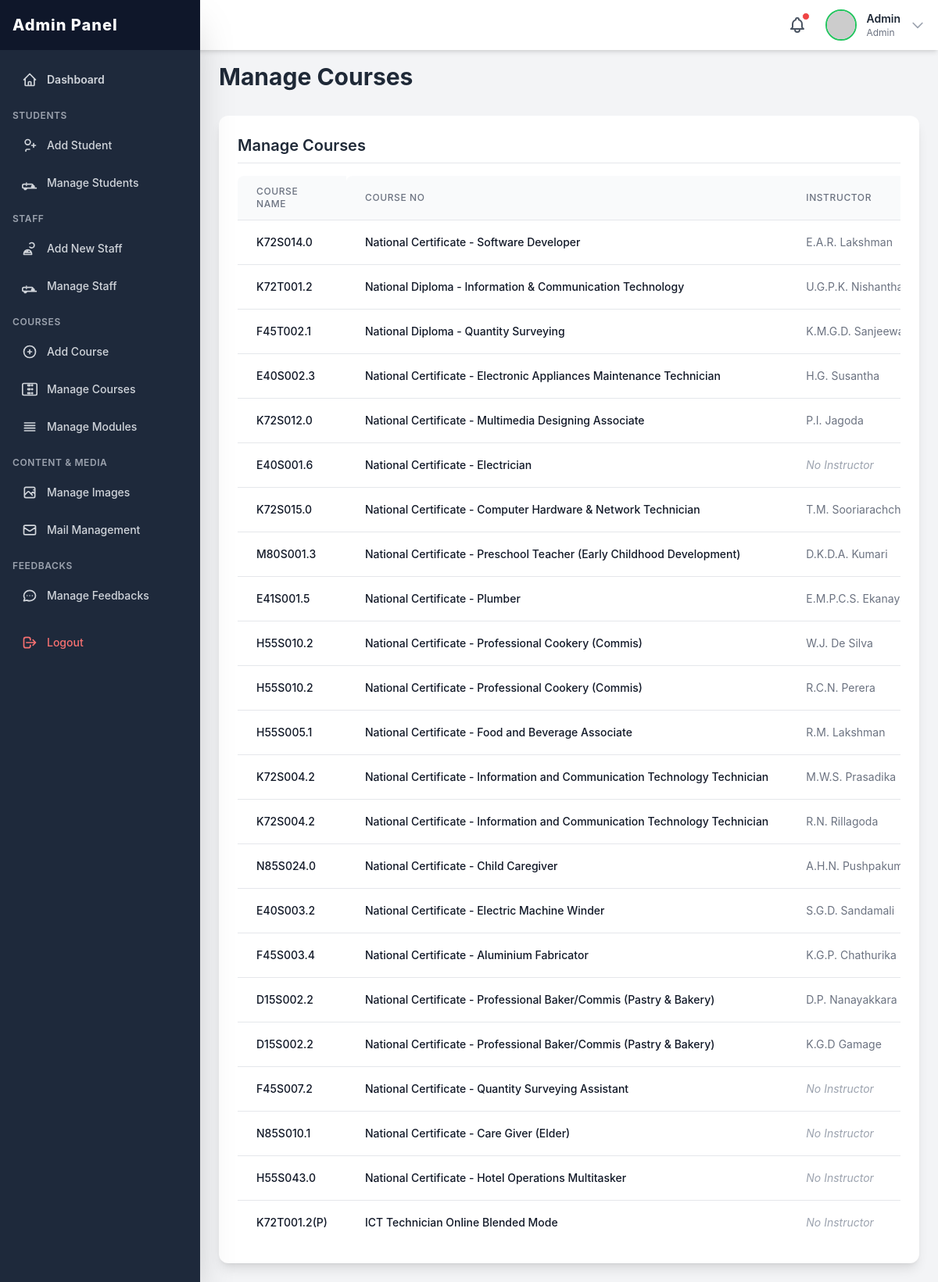
The page /admin/pages/manage_course.php (signed in) on the database its author committed.
### tables this page shows
CREATE TABLE IF NOT EXISTS `course` (
  `id` int NOT NULL AUTO_INCREMENT,
  `course_no` varchar(12) NOT NULL,
  `course_name` varchar(100) NOT NULL,
  `nvq_level` int NOT NULL,
  `course_type` enum('Full-time','Part-time','Online','Hybrid') NOT NULL,
  `qualifications` varchar(255) NOT NULL,
  `course_duration` int NOT NULL,
  `course_fee` varchar(20) NOT NULL,
  `course_description` text NOT NULL,
  `course_image` varchar(255) DEFAULT NULL,
  `status` enum('active','inactive') NOT NULL DEFAULT 'active',
  `category` varchar(150) NOT NULL,
  `course_video` varchar(700) DEFAULT NULL,
  PRIMARY KEY (`id`),
  UNIQUE KEY `course_no` (`course_no`),
  KEY `idx_status` (`status`)
);

CREATE TABLE IF NOT EXISTS `staff` (
  `id` int NOT NULL AUTO_INCREMENT,
  `staff_id` varchar(20) NOT NULL,
  `service_id` varchar(20) NOT NULL,
  `first_name` varchar(50) NOT NULL,
  `last_name` varchar(50) NOT NULL,
  `nic` varchar(15) NOT NULL,
  `contact_no` varchar(15) DEFAULT NULL,
  `email` varchar(100) DEFAULT NULL,
  `gender` varchar(10) NOT NULL,
  `password` varchar(255) NOT NULL,
  `position` varchar(100) NOT NULL,
  `type` varchar(50) DEFAULT NULL,
  `course_no` varchar(20) DEFAULT NULL,
  `profile_photo` varchar(255) DEFAULT NULL,
  `status` enum('active','inactive') NOT NULL DEFAULT 'active',
  `login_status` tinyint(1) DEFAULT '0',
  PRIMARY KEY (`id`),
  UNIQUE KEY `staff_id` (`staff_id`),
  UNIQUE KEY `service_id` (`service_id`),
  KEY `idx_position` (`position`)
);

### admin/pages/manage_course.php (the view, shortened to what this page needs)
<?php
include_once('../include/header.php');
include('../../include/connection.php');
$query = "SELECT c.*, s.first_name, s.last_name, s.staff_id
          FROM course c
          LEFT JOIN staff s ON c.course_no = s.course_no AND s.position = 'Instructor'
          ORDER BY c.id";
$courses = mysqli_query($con, $query);
?>
<!DOCTYPE html>
<html lang="en">
<head>
    <script src="https://cdn.tailwindcss.com"></script>
</head>
<body class="bg-gray-100 p-6 sm:p-8">
    <div class="max-w-7xl mx-auto">
        <h2 class="text-3xl font-bold text-gray-800 mb-6">Manage Courses</h2>
        <div class="bg-white p-6 rounded-xl shadow-lg mt-8">
            <h3 class="text-xl font-semibold text-gray-800 mb-4 border-b pb-2">Manage Courses</h3>
            <div class="overflow-x-auto">
                <table class="min-w-full divide-y divide-gray-200">
                    <thead class="bg-gray-50">
                        <tr>
                            <th scope="col" class="px-6 py-3 text-left text-xs font-medium text-gray-500 uppercase tracking-wider rounded-tl-lg">Course Name</th>
                            <th scope="col" class="px-6 py-3 text-left text-xs font-medium text-gray-500 uppercase tracking-wider rounded-tl-lg">Course No</th>
                            <th scope="col" class="px-6 py-3 text-left text-xs font-medium text-gray-500 uppercase tracking-wider">Instructor</th>
                        </tr>
                    </thead>
                    <tbody class="bg-white divide-y divide-gray-200">
                          <?php if (mysqli_num_rows($courses) > 0): ?>
                              <?php while ($row = mysqli_fetch_assoc($courses)): ?>
                                <tr>
                                    <td class="px-6 py-4 whitespace-nowrap text-sm font-medium text-gray-900">
                                        <?php echo htmlspecialchars($row['course_no']); ?>
                                    </td>
                                    <td class="px-6 py-4 whitespace-nowrap text-sm font-medium text-gray-900">
                                        <?php echo htmlspecialchars($row['course_name']); ?>
                                    </td>
                                    <td class="px-6 py-4 whitespace-nowrap text-sm text-gray-500">
                                        <?php
                                        if (!empty($row['first_name']) && !empty($row['last_name'])) {
                                            echo htmlspecialchars($row['first_name'] . ' ' . $row['last_name']);
                                        } else {
                                            echo '<span class="text-gray-400 italic">No Instructor</span>';
                                        }
                                        ?>
                                    </td>
                                </tr>
                              <?php endwhile; ?>
                          <?php endif; ?>
                    </tbody>
                </table>
            </div>
        </div>
    </div>
        <?php include_once('../include/footer.php'); ?>
    </body>
</html>

### admin/include/header.php (shortened to what this page needs)
<?php
$admin_username = isset($_SESSION['admin_username']) ? $_SESSION['admin_username'] : null;
$admin_display_name = 'User';
$admin_display_type = 'Guest';
if ($admin_username) {
    include_once __DIR__ . '/../../include/connection.php';
    if (isset($con)) {
        $query_admin = "SELECT username, type FROM admin WHERE username = ?";
        $stmt_admin = $con->prepare($query_admin);
        if ($stmt_admin) {
            $stmt_admin->bind_param("s", $admin_username);
            $stmt_admin->execute();
            $result_admin = $stmt_admin->get_result();
            if ($result_admin->num_rows == 1) {
                $admin_data = $result_admin->fetch_assoc();
                $admin_display_name = htmlspecialchars($admin_data['username']);
                $admin_display_type = htmlspecialchars(ucfirst($admin_data['type']));
            }
        } else {
             error_log("Admin header: Failed to prepare admin query: " . $con->error);
        }
    } else {
        error_log("Admin header: Database connection not established in connection.php.");
    }
}
?>
<!DOCTYPE html>
<html lang="en">
<head>
    <script src="https://cdn.tailwindcss.com"></script>
    <link href="https://cdnjs.cloudflare.com/ajax/libs/flowbite/2.2.1/flowbite.min.css" rel="stylesheet" />
    <link rel="stylesheet" href="../css/webkit.css">
</head>
<body class="bg-gray-100 min-h-screen">
    <header class="fixed top-0 left-0 right-0 h-16 bg-white shadow-md z-30 flex items-center justify-between px-4 transition-all duration-300" id="page-header">
        <div class="flex items-center space-x-4 relative"> <button class="relative p-2 text-gray-600 hover:text-green-600 transition duration-150 rounded-full hover:bg-gray-100">
                <span class="absolute top-1 right-1 w-2.5 h-2.5 bg-red-500 rounded-full border border-white"></span>
            </button>
            <button id="avatarButton" type="button" data-dropdown-toggle="userDropdown" data-dropdown-placement="bottom-start" class="flex items-center space-x-3 cursor-pointer group">
                <img class="h-10 w-10 rounded-full object-cover border-2 border-green-500" src="https://placehold.co/100x100/10b981/ffffff?text=<?php echo strtoupper(substr($admin_display_name, 0, 1)); ?>" alt="Admin Profile">
                <div class="hidden sm:block text-sm text-left"> <p class="font-semibold text-gray-800"><?php echo $admin_display_name; ?></p>
                    <p class="text-xs text-gray-500"><?php echo $admin_display_type; ?></p>
                </div>
                <svg class="w-5 h-5 text-gray-400 group-hover:text-gray-600 transition duration-150" fill="none" stroke="currentColor" viewBox="0 0 24 24" xmlns="http://www.w3.org/2000/svg"><path stroke-linecap="round" stroke-linejoin="round" stroke-width="2" d="M19 9l-7 7-7-7"></path></svg> </button>
            </div>
    </header>
    <div id="sidebar-wrapper">
        <nav class="fixed top-0 bottom-0 left-0 w-64 bg-slate-800 text-white z-40 transform -translate-x-full lg:translate-x-0 transition-transform duration-300 ease-in-out shadow-2xl" id="page-sidebar">
            <div class="h-16 bg-slate-900 flex items-center justify-between px-4">
                <h1 class="text-xl font-extrabold text-white tracking-wider">Admin Panel</h1>
            </div>
            <div class="px-4 space-y-2 h-full overflow-y-auto pt-4 pb-16">
                 <div class="space-y-1">
                    <a href="Dashboard.php" class="flex items-center p-3 text-sm font-semibold rounded-lg text-gray-300 hover:bg-slate-700 hover:text-white transition duration-150">
                        Dashboard
                    </a>
                    <p class="text-xs font-semibold text-gray-400 pt-3 pb-1 uppercase tracking-wider">Students</p>
                    <a href="student_register.php" class="flex items-center p-3 text-sm font-medium rounded-lg text-gray-300 hover:bg-slate-700 hover:text-white transition duration-150">
                        <svg class="w-5 h-5 mr-3" fill="none" stroke="currentColor" viewBox="0 0 24 24" xmlns="http://www.w3.org/2000/svg"><path stroke-linecap="round" stroke-linejoin="round" stroke-width="2" d="M18 9v3m0 0v3m0-3h3m-3 0h-3m-2-5a4 4 0 11-8 0 4 4 0 018 0zM12 18H8a2 2 0 00-2 2v1"></path></svg>
                        Add Student
                    </a>
                    <a href="manage_students.php" class="flex items-center p-3 text-sm font-medium rounded-lg text-gray-300 hover:bg-slate-700 hover:text-white transition duration-150">
                        Manage Students
                    </a>
                    <p class="text-xs font-semibold text-gray-400 pt-3 pb-1 uppercase tracking-wider">Staff</p>
                    <a href="staff_register.php"  class="flex items-center p-3 text-sm font-medium rounded-lg text-gray-300 hover:bg-slate-700 hover:text-white transition duration-150">
                        <svg class="w-5 h-5 mr-3" fill="none" stroke="currentColor" viewBox="0 0 24 24" xmlns="http://www.w3.org/2000/svg"><path stroke-linecap="round" stroke-linejoin="round" stroke-width="2" d="M12 4.354a4 4 0 110 5.292M15 21H3v-1a6 6 0 0112 0v1zm-6-4a6 6 0 00-4 0v1h8v-1m-4 0v-2"></path></svg>
                        Add New Staff
                    </a>
                    <a href="manage_staff.php" class="flex items-center p-3 text-sm font-medium rounded-lg text-gray-300 hover:bg-slate-700 hover:text-white transition duration-150">
                         Manage Staff
                    </a>
                    <p class="text-xs font-semibold text-gray-400 pt-3 pb-1 uppercase tracking-wider">Courses</p>
                    <a href="add_course.php" class="flex items-center p-3 text-sm font-medium rounded-lg text-gray-300 hover:bg-slate-700 hover:text-white transition duration-150">
                        <svg class="w-5 h-5 mr-3" fill="none" stroke="currentColor" viewBox="0 0 24 24" xmlns="http://www.w3.org/2000/svg"><path stroke-linecap="round" stroke-linejoin="round" stroke-width="2" d="M12 9v3m0 0v3m0-3h3m-3 0H9m12 0a9 9 0 11-18 0 9 9 0 0118 0z"></path></svg>
                        Add Course
                    </a>
                    <a href="manage_course.php" class="flex items-center p-3 text-sm font-medium rounded-lg text-gray-300 hover:bg-slate-700 hover:text-white transition duration-150">
                        Manage Courses
                    </a>
                     <a href="manage_modules.php" class="flex items-center p-3 text-sm font-medium rounded-lg text-gray-300 hover:bg-slate-700 hover:text-white transition duration-150">
                        <svg class="w-5 h-5 mr-3" fill="none" stroke="currentColor" viewBox="0 0 24 24" xmlns="http://www.w3.org/2000/svg"><path stroke-linecap="round" stroke-linejoin="round" stroke-width="2" d="M4 6h16M4 10h16M4 14h16M4 18h16"></path></svg>
                        Manage Modules
                    </a>
                    <p class="text-xs font-semibold text-gray-400 pt-3 pb-1 uppercase tracking-wider">Content & Media</p>
                    <a href="manage images.php" class="flex items-center p-3 text-sm font-medium rounded-lg text-gray-300 hover:bg-slate-700 hover:text-white transition duration-150">
                        Manage Images
                    </a>
                    <a href="mail_management.php" class="flex items-center p-3 text-sm font-medium rounded-lg text-gray-300 hover:bg-slate-700 hover:text-white transition duration-150">
                        <svg class="w-5 h-5 mr-3" fill="none" stroke="currentColor" viewBox="0 0 24 24" xmlns="http://www.w3.org/2000/svg"><path stroke-linecap="round" stroke-linejoin="round" stroke-width="2" d="M3 8l7.89 5.26a2 2 0 002.22 0L21 8M5 19h14a2 2 0 002-2V7a2 2 0 00-2-2H5a2 2 0 00-2 2v10a2 2 0 002 2z"></path></svg>
                        Mail Management
                    </a>
                     <p class="text-xs font-semibold text-gray-400 pt-3 pb-1 uppercase tracking-wider">Feedbacks</p>
                    <a href="manage_feedback.php" class="flex items-center p-3 text-sm font-medium rounded-lg text-gray-300 hover:bg-slate-700 hover:text-white transition duration-150">
                        Manage Feedbacks
                    </a>
                    <a href="../lib/logout.php" class="flex items-center p-3 text-sm font-medium rounded-lg text-red-400 hover:bg-slate-700 hover:text-red-300 transition duration-150 mt-8 !pt-6">
                        <svg class="w-5 h-5 mr-3" fill="none" stroke="currentColor" viewBox="0 0 24 24" xmlns="http://www.w3.org/2000/svg"><path stroke-linecap="round" stroke-linejoin="round" stroke-width="2" d="M17 16l4-4m0 0l-4-4m4 4H7m6 4v1a3 3 0 01-3 3H6a3 3 0 01-3-3V7a3 3 0 013-3h4a3 3 0 013 3v1"></path></svg>
                        Logout
                    </a>
                </div>
            </div>
        </nav>
    </div>
    <main class="pt-20 p-6 lg:ml-64 transition-all duration-300" id="main-content">

### admin/css/webkit.css (style rules this page uses)
html { font-family: 'Inter', sans-serif; }

### admin/pages/manage_course.php (style rules this page uses)
body { font-family: 'Inter', sans-serif; }

### rows shown on the page
course: course_no "K72S014.0", course_name "National Certificate - Software Developer", staff.first_name+last_name "E.A.R. Lakshman"
course: course_no "K72T001.2", course_name "National Diploma - Information & Communication Technology", staff.first_name+last_name "U.G.P.K.…"
course: course_no "F45T002.1", course_name "National Diploma - Quantity Surveying", staff.first_name+last_name "K.M.G.D.…"
course: course_no "E40S002.3", course_name "National Certificate - Electronic Appliances Maintenance Technician", staff.first_name+last_name "H.G. Susantha"
course: course_no "K72S012.0", course_name "National Certificate - Multimedia Designing Associate", staff.first_name+last_name "P.I. Jagoda"
course: course_no "E40S001.6", course_name "National Certificate - Electrician", shows "No Instructor"
course: course_no "K72S015.0", course_name "National Certificate - Computer Hardware & Network Technician", staff.first_name+last_name "T.M.…"
course: course_no "M80S001.3", course_name "National Certificate - Preschool Teacher (Early Childhood Development)", staff.first_name+last_name "D.K.D.A. Kumari"
course: course_no "E41S001.5", course_name "National Certificate - Plumber", staff.first_name+last_name "E.M.P.C.S.…"
course: course_no "H55S010.2", course_name "National Certificate - Professional Cookery (Commis)", staff.first_name+last_name "W.J. De Silva", staff.first_name+last_name "R.C.N. Perera"
course: course_no "H55S005.1", course_name "National Certificate - Food and Beverage Associate", staff.first_name+last_name "R.M. Lakshman"
course: course_no "K72S004.2", course_name "National Certificate - Information and Communication Technology Technician", staff.first_name+last_name "M.W.S. Prasadika", staff.first_name+last_name "R.N. Rillagoda"
course: course_no "N85S024.0", course_name "National Certificate - Child Caregiver", staff.first_name+last_name "A.H.N.…"
course: course_no "E40S003.2", course_name "National Certificate - Electric Machine Winder", staff.first_name+last_name "S.G.D. Sandamali"
course: course_no "F45S003.4", course_name "National Certificate - Aluminium Fabricator", staff.first_name+last_name "K.G.P. Chathurika"
course: course_no "D15S002.2", course_name "National Certificate - Professional Baker/Commis (Pastry & Bakery)", staff.first_name+last_name "D.P. Nanayakkara", staff.first_name+last_name "K.G.D Gamage"
course: course_no "F45S007.2", course_name "National Certificate - Quantity Surveying Assistant", shows "No Instructor"
course: course_no "N85S010.1", course_name "National Certificate - Care Giver (Elder)", shows "No Instructor"
course: course_no "H55S043.0", course_name "National Certificate - Hotel Operations Multitasker", shows "No Instructor"
course: course_no "K72T001.2(P)", course_name "ICT Technician Online Blended Mode", shows "No Instructor"

### other values the page prints
$admin_display_name "Admin"
$admin_display_type "Admin"
